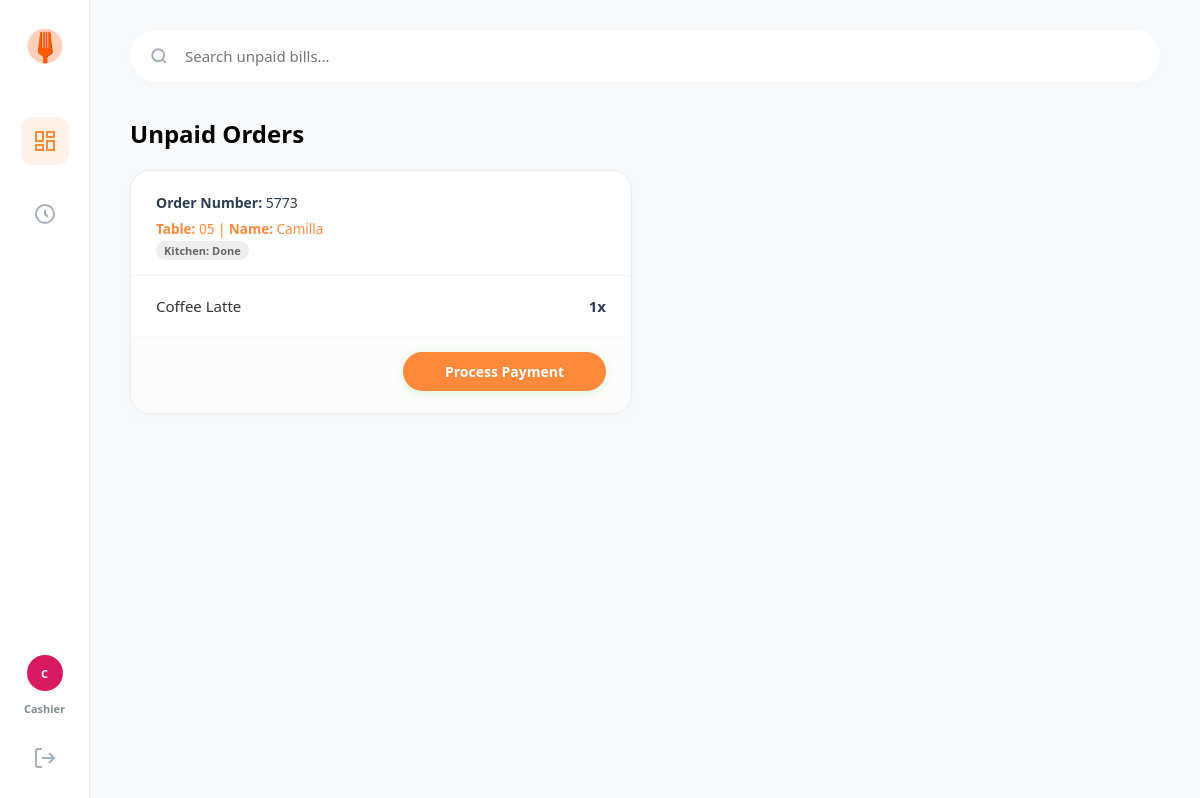
Screenshot of /dashboard_cashier.php (signed in) with the database file from the repository.
### tables this page shows
CREATE TABLE `orders` (
  `order_number` varchar(50) NOT NULL,
  `date` datetime NOT NULL DEFAULT current_timestamp(),
  `table_number` int(11) NOT NULL,
  `customer_name` varchar(100) NOT NULL,
  `status` enum('On Progress','Done') NOT NULL DEFAULT 'On Progress',
  `payment_status` enum('Unpaid','Paid') NOT NULL DEFAULT 'Unpaid'
);

CREATE TABLE `order_details` (
  `id` int(11) NOT NULL,
  `order_number` varchar(50) DEFAULT NULL,
  `menu_id` int(11) DEFAULT NULL,
  `quantity` int(11) NOT NULL DEFAULT 1
);

CREATE TABLE `menu` (
  `id` int(11) NOT NULL,
  `category` enum('food','drink','snack') NOT NULL,
  `menu_name` varchar(100) NOT NULL,
  `price` int(11) NOT NULL,
  `image` varchar(255) DEFAULT NULL
);

### dashboard_cashier.php (the view, shortened to what this page needs)
<?php
$conn = new mysqli("localhost", "root", "", "restaurant_db");
$search_keyword = "";
$search_condition = "WHERE payment_status = 'Unpaid'";
?>
<!DOCTYPE html>
<html lang="en">
<head>
    <link rel="stylesheet" href="css/style.css">
    <link rel="stylesheet" href="css/kitchen.css"> </head>
<body>
    <aside class="sidebar">
        <div class="sidebar-top">
            <div class="brand-logo"><img src="images/logo.png" alt="Logo" onerror="this.src='https://cdn-icons-png.flaticon.com/512/3081/3081976.png'"></div>
            <nav class="nav-menu">
                <a href="dashboard_cashier.php" class="nav-item active">
                    <svg width="24" height="24" viewBox="0 0 24 24" fill="none" stroke="currentColor" stroke-width="2"><rect x="3" y="3" width="7" height="9"></rect><rect x="14" y="3" width="7" height="5"></rect><rect x="14" y="12" width="7" height="9"></rect><rect x="3" y="16" width="7" height="5"></rect></svg>
                </a>
                <a href="order_history_cashier.php" class="nav-item">
                    <svg width="24" height="24" viewBox="0 0 24 24" fill="none" stroke="currentColor" stroke-width="2"><path d="M12 8v4l3 3m6-3a9 9 0 11-18 0 9 9 0 0118 0z"></path></svg>
                </a>
            </nav>
        </div>
        <div class="sidebar-bottom">
            <div class="avatar-circle small-avatar" style="background-color: #d81b60;">C</div>
            <span style="font-size: 11px; font-weight: bold; margin-top: -20px; color: #7f8c8d;">Cashier</span>
            <a href="logout.php" class="logout-btn"><svg width="24" height="24" viewBox="0 0 24 24" fill="none" stroke="currentColor" stroke-width="2"><path d="M9 21H5a2 2 0 0 1-2-2V5a2 2 0 0 1 2-2h4"></path><polyline points="16 17 21 12 16 7"></polyline><line x1="21" y1="12" x2="9" y2="12"></line></svg></a>
        </div>
    </aside>
    <main class="main-content">
        <form method="GET" action="" class="search-box-container">
            <span class="search-icon"><svg width="18" height="18" viewBox="0 0 24 24" fill="none" stroke="#a4b0be" stroke-width="2.5"><circle cx="11" cy="11" r="8"></circle><line x1="21" y1="21" x2="16.65" y2="16.65"></line></svg></span>
        <input type="text" name="search" value="<?php echo htmlspecialchars($search_keyword); ?>" placeholder="Search unpaid bills..." autocomplete="off">
        </form>
        <h2 class="section-title">Unpaid Orders</h2>
        <div class="orders-grid">
            <?php
            $query = "SELECT * FROM Orders $search_condition ORDER BY date ASC";
            $result = $conn->query($query);
            if ($result && $result->num_rows > 0) {
                while ($order = $result->fetch_assoc()) {
                    $order_no = $order['order_number'];
                    $short_id = sprintf("%04d", substr(preg_replace('/[^0-9]/', '', $order_no), -4));
                    ?>
                    <div class="kitchen-order-card">
                        <div class="kitchen-card-header">
                            <p><strong>Order Number:</strong> <?php echo $short_id; ?></p>
                            <p class="order-table-meta"><strong>Table:</strong> <?php echo sprintf("%02d", $order['table_number']); ?> | <strong>Name:</strong> <?php echo htmlspecialchars($order['customer_name']); ?></p>
                            <span style="font-size: 11px; padding: 2px 8px; border-radius: 10px; font-weight: bold; background: #eee; color: #666;">
                                Kitchen: <?php echo $order['status']; ?>
                            </span>
                        </div>
                        <ul class="kitchen-items-list">
                            <?php
                            $details_query = "SELECT od.quantity, m.menu_name FROM Order_Details od JOIN Menu m ON od.menu_id = m.id WHERE od.order_number = '$order_no'";
                            $details_result = $conn->query($details_query);
                            while ($item = $details_result->fetch_assoc()) {
                                echo "<li><span class='item-name'>{$item['menu_name']}</span><span class='item-qty'>{$item['quantity']}x</span></li>";
                            }
                            ?>
                        </ul>
                        <div class="kitchen-card-footer">
                            <form action="" method="POST">
                                <button type="submit" class="btn-kitchen-done" style="background-color: #ff893b; box-shadow: 0 2px 8px rgba(76,209,55,0.2);">Process Payment</button>
                            </form>
                        </div>
                    </div>
                    <?php
                }
            } else {
                echo '<p class="no-data-msg">All table tabs have been closed.</p>';
            }
            ?>
        </div>
    </main>
</body>
</html>

### css/style.css (style rules this page uses)
* { box-sizing: border-box; margin: 0; padding: 0; font-family: 'Segoe UI', Tahoma, Geneva, Verdana, sans-serif; }
body { background-color: #e5e5e5; display: flex; justify-content: center; align-items: center; height: 100vh; width: 100%; }
body { background-color: #f3f3f3; display: flex; align-items: stretch; height: 100vh; overflow: hidden; }
.sidebar { width: 90px; background-color: #ffffff; border-right: 1px solid #eaeaea; display: flex; flex-direction: column; justify-content: space-between; align-items: center; padding: 25px 0; z-index: 10; }
.sidebar-top, .sidebar-bottom { display: flex; flex-direction: column; align-items: center; width: 100%; }
.brand-logo img { width: 42px; height: auto; margin-bottom: 45px; }
.nav-menu { display: flex; flex-direction: column; gap: 25px; }
.nav-item { color: #a4b0be; padding: 12px; border-radius: 12px; transition: 0.2s; display: flex; align-items: center; justify-content: center; }
.nav-item:hover, .nav-item.active { color: #ff893b; background-color: #fff2e9; }
.sidebar-bottom { gap: 30px; }
.logout-btn { color: #a4b0be; transition: color 0.2s; }
.main-content { flex: 1; padding: 30px 40px; overflow-y: auto; }
.avatar-circle { width: 48px; height: 48px; border-radius: 50%; color: white; font-weight: bold; display: flex; align-items: center; justify-content: center; font-size: 14px; }
.small-avatar { background-color: #d81b60; width: 36px; height: 36px; font-size: 11px; }
.section-title { font-size: 24px; font-weight: bold; color: #000; margin-bottom: 20px; }
.orders-grid { display: flex; gap: 25px; flex-wrap: wrap; }
.item-name { font-weight: 500; }
.item-qty { color: #2c3e50; font-weight: 500; }
body { background-color: #f8f9fa; }
.search-box-container { position: relative; width: 100%; margin-bottom: 30px; }
.search-icon { position: absolute; left: 20px; top: 50%; transform: translateY(-50%); display: flex; }

### css/kitchen.css (style rules this page uses)
.kitchen-order-card { background: #ffffff; border-radius: 20px; box-shadow: 0 4px 15px rgba(0,0,0,0.02); border: 1px solid #ebebeb; width: calc(50% - 13px); min-width: 320px; display: flex; flex-direction: column; justify-content: space-between; overflow: hidden; }
.kitchen-card-header { padding: 22px 25px 15px 25px; border-bottom: 1px solid #f5f5f5; }
.kitchen-card-header p { margin: 0; font-size: 14px; color: #2c3e50; }
.kitchen-order-card .order-table-meta { margin-top: 8px; font-size: 13.5px; color: #ff893b; }
.kitchen-items-list { list-style: none; padding: 20px 25px; margin: 0; display: flex; flex-direction: column; gap: 12px; flex: 1; }
.kitchen-items-list li { display: flex; justify-content: space-between; font-size: 15px; color: #333; }
.kitchen-items-list .item-name { font-weight: 500; }
.kitchen-items-list .item-qty { font-weight: 600; }
.kitchen-card-footer { background-color: #fcfcfc; padding: 15px 25px 22px 25px; border-top: 1px solid #f8f8f8; display: flex; justify-content: flex-end; }
.btn-kitchen-done { background-color: #ff893b; color: #ffffff; border: none; padding: 10px 42px; border-radius: 20px; font-size: 14px; font-weight: bold; cursor: pointer; box-shadow: 0 2px 8px rgba(255,137,59,0.2); transition: background-color 0.2s; }
.main-content .search-box-container { position: relative; width: 100%; max-width: none; margin-bottom: 35px; display: block; }
.main-content .search-box-container input[type="text"] { width: 100%; padding: 16px 16px 16px 55px; border: none; border-radius: 30px; background-color: #ffffff; font-size: 15px; box-shadow: 0 2px 8px rgba(0,0,0,0.02); outline: none; box-sizing: border-box; }
.main-content .search-icon { position: absolute; left: 20px; top: 50%; transform: translateY(-50%); display: flex; align-items: center; pointer-events: none; }

### rows the page displays
orders: order_number "5773", table_number "05", customer_name "Camilla", status "Done"
order_details: menu.menu_name "Coffee Latte", quantity "1"
